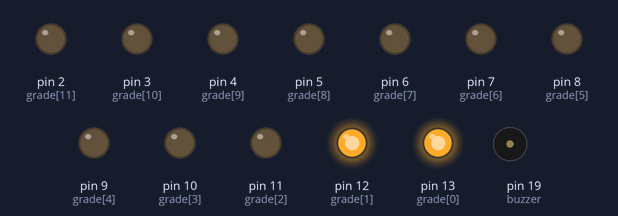
Bench run of a sketch on a simulated Arduino Uno, built with avr-gcc and run on an emulated ATmega328P. Shown: output pins drawn as LEDs (lit = HIGH), buzzer (waves = sounding). Random numbers use the default seed unless the sketch sets one; what the sketch prints to the serial monitor is not drawn.

Above: at 2.6 s.
At 4.6 s:
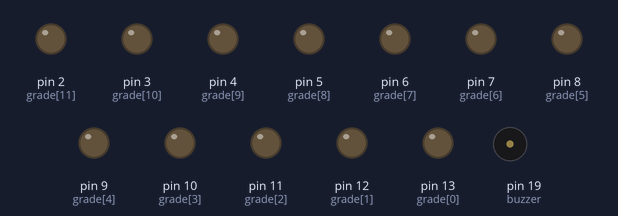
At 7.6 s:
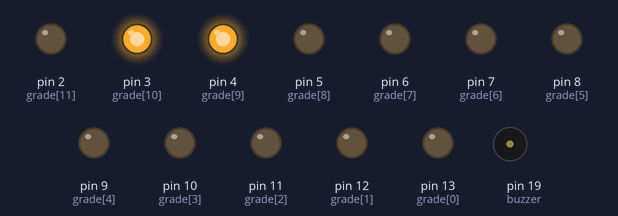
At 11.6 s:
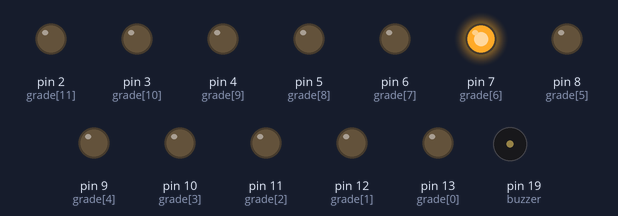
At 20.6 s:
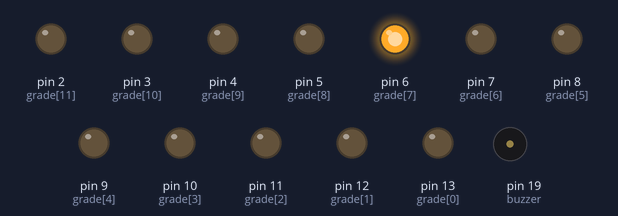
At 38.7 s:
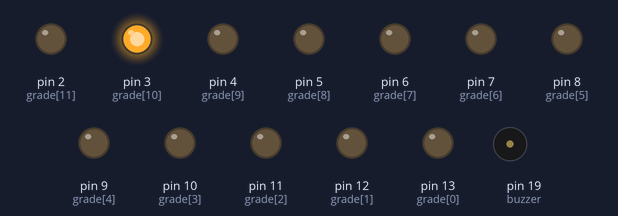
Timing chart, 0 to 40.0 s (numbered marks = the images above):
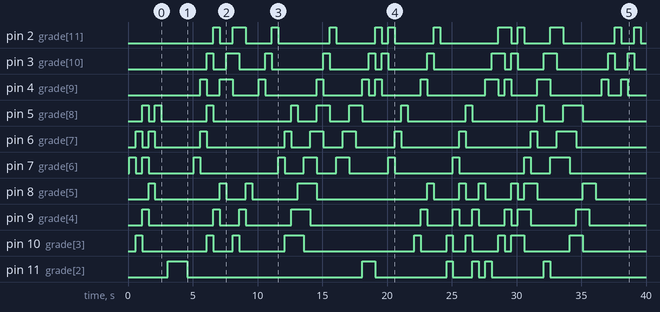

The sketch:

GuitarUno.ino
```cpp
   /** DEFINES
  */
  // Do-Re-Mi-Fa-So-La-Ti
  // frequencias em hertz
  #define c_  261
  #define d_  294
  #define e_  329
  #define f_  349
  #define g_  392
  #define a_  440
  #define b_  493
  #define C_  523

  // pwm time to manually manage the speaker
  #define _c  1915
  #define _d  1700
  #define _e  1519
  #define _f  1432
  #define _g  1275
  #define _a  1136
  #define _b  1014
  #define _C  956
  #define _p  0

  # define um_ 1.0
  # define mei_ 0.5
  # define qua_ 0.25
  # define oit_ 0.125
  # define u16_ 0.0625
  # define u32_ 0.03125
  # define u64_ 0.015625
  int notas[] = {_c,_d,_e,_f,_g,_a,_b,_C,_c,_d,_e,_f,_g,_a,_b,_C};

  /** VARIAVEIS GLOBAIS
  */
  int grade[] =
  {13,12,11,
   10, 9, 8,
   7,  6, 5,
   4,  3, 2}; // pinos dos leds dispostos em sequencia
  byte grade_cache[] =
  {0,0,0,
   0,0,0,
   0,0,0,
   0,0,0}; // pinos que estao ou nao ligados

 // int sucess_melody[] = {
 // note_div*1, note_div*2, note_div*3,
 // note_div*4, note_div*5, note_div*6,
 // note_div*7, note_div*8, note_div*9,
 // note_div*10, note_div*11, note_div*12
 // };
 // int fail_melody[] = {
 // note_div*1, note_div*2, note_div*3,
 // note_div*4, note_div*5, note_div*6,
 // note_div*7, note_div*8, note_div*9,
 // note_div*10, note_div*11, note_div*12
  //};
  int T;
  int Dx =3;// dimensoes da grade no sentido x
  int Dy =4;// dimensoes da grade no sentido y
  boolean Tocar = true;

  int P(int x,int y)
  {
    switch(x)
    {
      case 0:
      switch(y)
      {
        case 0:return 0;
        case 1:return 3;
        case 2:return 6;
        case 3:return 9;
      }
      case 1:
      switch(y)
      {
        case 0:return 1;
        case 1:return 4;
        case 2:return 7;
        case 3:return 10;
      }
      case 2:
      switch(y)
      {
        case 0:return 2;
        case 1:return 5;
        case 2:return 8;
        case 3:return 11;
      }
    }
    return 0;
  }
   int buzzer = 19;
   int botoes[] = {14,15,16,17};
  /*
  para uma grade de dimensoes igual a x=4 e y =3
  os indices contam do canto esqerdo inferior para o canto direito superior:
   _______________
   |8 , 9 , 10, 11|
   |4 , 5 , 6 , 7 |
   |0 , 1 , 2 , 3 |
   e as posicoes seriam assim: i.e : {x,y}
   ________________________________
   |{0,2} , {1,2} , {2,2} , {3,2} |
   |{0,1} , {1,1} , {2,1} , {3,1} |
   |{0,0} , {1,0} , {2,0} , {3,0} |

  então coloque os valores de cada pino de led no array grade de acordo
  com os indices desse esquema.

  */


  /**--------------------------------------------------------AQUI O PROGRAMA È INICIADO
  #####################################################################################
  #####################################################################################
  */
  void setup()
  {
  Serial.begin(9600);
    // if analog input pin 0 is unconnected, random analog
  // noise will cause the call to randomSeed() to generate
  // different seed numbers each time the sketch runs.
  // randomSeed() will then shuffle the random function.
  randomSeed(analogRead(0));
  T = sizeof(grade)/sizeof(*grade); // mesma coisa que grade.length em java
  for(int i=0;i<12;i++)
  pinMode(grade[i], OUTPUT);
  for(int i=0;i<4;i++)
  {
  pinMode(botoes[i], INPUT);
  Serial.print("o botao ");Serial.print(botoes[i]);Serial.print(" foi setado no index i:");Serial.println(i);
  }
  pinMode(buzzer, OUTPUT);
  }
    /**--------------------------------------------------------AQUI TUDO ACONTECE
  #####################################################################################
  #####################################################################################
  */
  int Note0;
  int Note1;
  int Note2;
  void loop()
  {
    /*for(int y =0; y< Dy;y++)
    {
      for(int x=0; x<Dx ; x++)
      {
        Led(x,y,HIGH);
        delay(100);
        Led(x,y,LOW);
      }
    }*/
    proxNote();
    delay(500);
  }
  void proxNote()
  {
  int temp0 = Note0;
  int qbit = random(0,6);
  int v = 0;
  bitSet(v,qbit);
  Note0 = v;
  int temp1 = Note1;
  Note1 = temp0;
  Note2 = temp1;
  BitLedSet(0,Note0);
  BitLedSet(1,Note1);
  BitLedSet(2,Note2);
  if(Tocar) Nota(oit_,notas[Note2]);
  }

  void Tone(int duration, int Tone) {
  switch(Tone)
  {
  case _c:tone(buzzer,c_,duration);break;
  case _d:tone(buzzer,d_,duration);break;
  case _e:tone(buzzer,e_,duration);break;
  case _f:tone(buzzer,f_,duration);break;
  case _g:tone(buzzer,g_,duration);break;
  case _a:tone(buzzer,a_,duration);break;
  case _b:tone(buzzer,b_,duration);break;
  case _C:tone(buzzer,C_,duration);break;
  }
  //delay(duration);
}

  int Delay=125;
  void Led(int index,byte estado)
  {
      if(estado == 0)
      {
        digitalWrite(grade[index],0);
        grade_cache[index] = 0;
      }
      else
      {
        digitalWrite(grade[index],1);
        grade_cache[index] = 1;
      }
  }
  void Led(int x,int y,byte estado)
  {
    Led(P(x,y), estado);
  }
  void yLeds(int y,byte estado)
  {
   for(int x=0;x<Dx;x++)
    {
    Led(P(x,y),estado);
    }
  }
  void xLeds(int x,byte estado)
  {
    for(int y=0;y<Dy;y++)
    {
    Led(P(x,y),estado);
    }
  }
  void BitLedSet(int x,int bitmask)
  {
      for(int y=0;y<Dy;y++)
      {
      Led(x,y,bitRead(bitmask,y));
      }
  }


  float tempo = 1.75;
  void Nota(float frac,int nota)
  {
    if(nota==_p)
    {
      //delay((int)(tempo*frac*1000.0f));
    }
    else
    {
      Tone((int)(tempo*frac*1000.0f),nota);
    }
  }
```

Measured:
- by itself, pin 2 (grade[11]): LOW → HIGH at 6.6 s, → LOW 0.50 s later, → HIGH 1.0 s later, → LOW 1.0 s later, … (24 changes in this stretch)
- by itself, pin 3 (grade[10]): LOW → HIGH at 6.1 s, → LOW 0.50 s later, → HIGH 1.0 s later, → LOW 1.0 s later, … (24 changes in this stretch)
- by itself, pin 4 (grade[9]): LOW → HIGH at 5.6 s, → LOW 0.50 s later, → HIGH 1.0 s later, → LOW 1.0 s later, … (24 changes in this stretch)
- by itself, pin 5 (grade[8]): LOW → HIGH at 1.1 s, → LOW 0.50 s later, → HIGH 0.50 s later, → LOW 0.50 s later, … (20 changes in this stretch)
- by itself, pin 6 (grade[7]): LOW → HIGH at 0.58 s, → LOW 0.50 s later, → HIGH 0.50 s later, → LOW 0.50 s later, … (20 changes in this stretch)
- by itself, pin 7 (grade[6]): LOW → HIGH at 0.08 s, → LOW 0.50 s later, → HIGH 0.50 s later, → LOW 0.50 s later, … (20 changes in this stretch)
- by itself, pin 8 (grade[5]): LOW → HIGH at 1.6 s, → LOW 0.50 s later, → HIGH 5.0 s later, → LOW 0.50 s later, … (20 changes in this stretch)
- by itself, pin 9 (grade[4]): LOW → HIGH at 1.1 s, → LOW 0.50 s later, → HIGH 5.0 s later, → LOW 0.50 s later, … (20 changes in this stretch)
